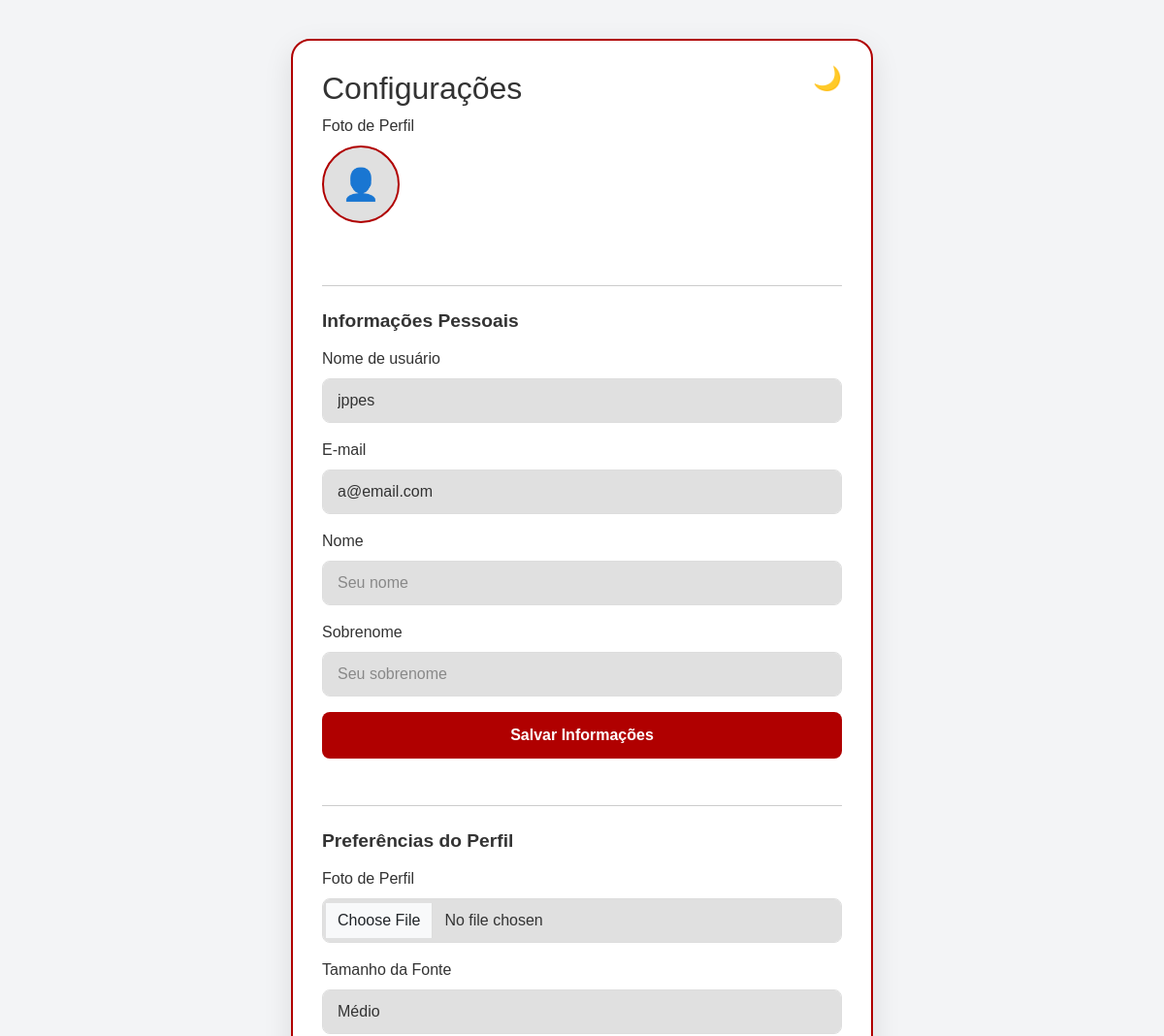
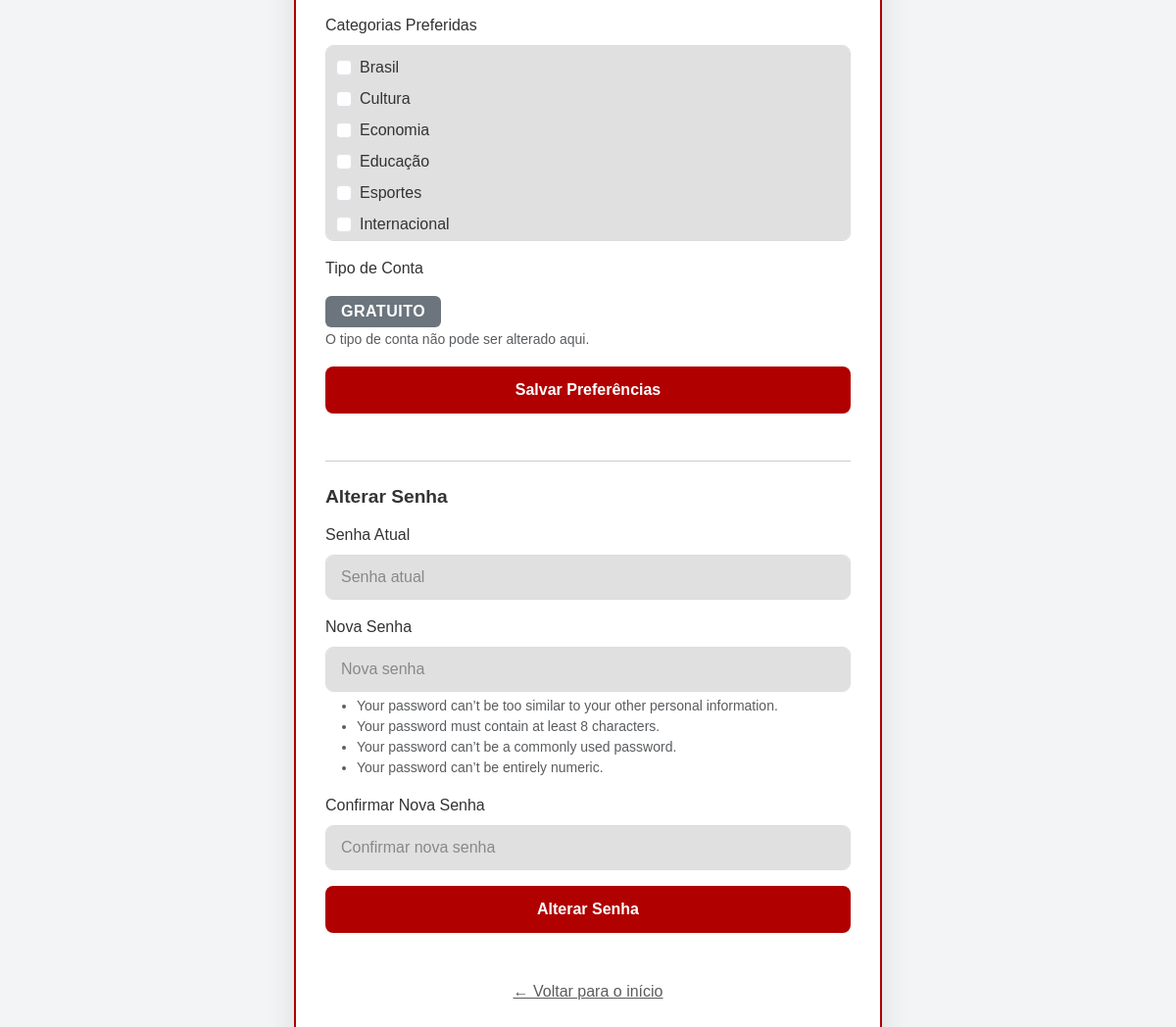
/settings/ (signed in), run on the app's committed database (2 pictures, top to bottom).
### login/models.py (models this page shows, shortened)
class Profile(models.Model):
    FONT_SIZE_CHOICES = [
        ('small', 'Pequeno'),
        ('medium', 'Médio'),
        ('large', 'Grande'),
        ('x-large', 'Extra Grande'),
    ]
    ACCOUNT_TIER_CHOICES = [
        ('free', 'Gratuito'),
        ('premium', 'Premium'),
        ('jcplus', 'JC Plus'),
    ]
    user = models.OneToOneField(User, on_delete=models.CASCADE, related_name='profile', verbose_name="Usuário")
    profile_picture = models.ImageField(upload_to='profiles/', blank=True, null=True, verbose_name="Foto de Perfil")
    font_size = models.CharField(
        max_length=10,
        choices=FONT_SIZE_CHOICES,
        default='medium',
        verbose_name="Tamanho da Fonte"
    )
    account_tier = models.CharField(
        max_length=10,
        choices=ACCOUNT_TIER_CHOICES,
        default='free',
        verbose_name="Tipo de Conta"
    )
    preferred_categories = models.JSONField(default=list, blank=True, verbose_name="Categorias Preferidas")
    class Meta:
        verbose_name = "Perfil"
        verbose_name_plural = "Perfis"

### feed/models.py (models this page shows, shortened)
class Category(models.Model):
    name = models.CharField(max_length=100, verbose_name="Nome da Categoria")
    class Meta:
        verbose_name = "Categoria"
        verbose_name_plural = "Categorias"
        ordering = ['name']

### login/views.py (the view, shortened to what this page needs)
# urls.py: path('settings/', views.user_settings, name='user_settings'),
@login_required
def user_settings(request):
    user = request.user
    profile, created = Profile.objects.get_or_create(user=user)
    user_form = UserUpdateForm(instance=user)
    profile_form = ProfileUpdateForm(instance=profile)
    password_form = CustomPasswordChangeForm(user=user)
    user_form = UserUpdateForm(instance=user)
    profile_form = ProfileUpdateForm(instance=profile)
    password_form = CustomPasswordChangeForm(user=user)
    context = {
        'user_form': user_form,
        'profile_form': profile_form,
        'password_form': password_form,
        'profile': profile,
    }
    return render(request, 'login/settings.html', context)

### login/forms.py (shortened to what this page needs)
class UserUpdateForm(forms.ModelForm):
    email = forms.EmailField(
        label="E-mail",
        widget=forms.EmailInput(attrs={'class': 'form-control', 'placeholder': 'seu@email.com'})
    )
    first_name = forms.CharField(
        label="Nome",
        max_length=150,
        required=False,
        widget=forms.TextInput(attrs={'class': 'form-control', 'placeholder': 'Seu nome'})
    )
    last_name = forms.CharField(
        label="Sobrenome",
        max_length=150,
        required=False,
        widget=forms.TextInput(attrs={'class': 'form-control', 'placeholder': 'Seu sobrenome'})
    )
    class Meta:
        model = User
        fields = ['username', 'email', 'first_name', 'last_name']
        widgets = {
            'username': forms.TextInput(attrs={'class': 'form-control', 'placeholder': 'Nome de usuário'}),
        }
        labels = {
            'username': 'Nome de usuário',
        }

class ProfileUpdateForm(forms.ModelForm):
    profile_picture = forms.ImageField(
        label="Foto de Perfil",
        required=False,
        widget=forms.FileInput(attrs={'class': 'form-control', 'accept': 'image/*'})
    )
    class Meta:
        model = Profile
        fields = ['profile_picture', 'font_size', 'preferred_categories']
        widgets = {
            'font_size': forms.Select(attrs={'class': 'form-control'}),
        }
        labels = {
            'font_size': 'Tamanho da Fonte',
            'preferred_categories': 'Categorias Preferidas',
        }
    def __init__(self, *args, **kwargs):
        super().__init__(*args, **kwargs)
        from feed.models import Category
        categories = Category.objects.all()
        category_choices = [(cat.id, cat.name) for cat in categories]
        self.fields['preferred_categories'] = forms.MultipleChoiceField(
            choices=category_choices,
            required=False,
            widget=forms.CheckboxSelectMultiple(attrs={'class': 'form-check-input'}),
            label='Categorias Preferidas'
        )

### feed/context_processors.py (called while the page is built)
def all_categories_processor(request):
    categories = cache.get('all_categories')
    if not categories:
        categories = list(Category.objects.all())
        cache.set('all_categories', categories, 3600)
    return {'all_categories': categories}

### login/templates/login/settings.html (shortened to what this page needs)
{% extends "login/auth_base.html" %}
{% load static %}
{% block content %}
<div class="card auth-card mx-auto position-relative" style="max-width: 600px;">
    <div class="auth-header-top">
        <h2 class="auth-title">Configurações</h2>
        <button id="theme-toggle" class="theme-toggle">🌙</button>
    </div>
    <div class="mb-4">
        <label class="form-label">Foto de Perfil</label>
        <div class="d-flex align-items-center gap-3 mb-3">
            {% if profile.profile_picture %}
                <img src="{{ profile.profile_picture.url }}" alt="Foto de perfil"
                     class="rounded-circle" style="width: 80px; height: 80px; object-fit: cover; border: 2px solid var(--auth-card-border-color);">
            {% else %}
                <div class="rounded-circle d-flex align-items-center justify-content-center"
                     style="width: 80px; height: 80px; background-color: var(--auth-input-bg); border: 2px solid var(--auth-card-border-color);">
                    <span style="font-size: 2rem;">👤</span>
                </div>
            {% endif %}
        </div>
    </div>
    <div class="settings-section mb-4">
        <h3 class="settings-section-title">Informações Pessoais</h3>
        <form method="POST" action="{% url 'user_settings' %}" enctype="multipart/form-data">
            <div class="mb-3">
                <label for="{{ user_form.username.id_for_label }}" class="form-label">{{ user_form.username.label }}</label>
                {{ user_form.username }}
            </div>
            <div class="mb-3">
                <label for="{{ user_form.email.id_for_label }}" class="form-label">{{ user_form.email.label }}</label>
                {{ user_form.email }}
            </div>
            <div class="mb-3">
                <label for="{{ user_form.first_name.id_for_label }}" class="form-label">{{ user_form.first_name.label }}</label>
                {{ user_form.first_name }}
            </div>
            <div class="mb-3">
                <label for="{{ user_form.last_name.id_for_label }}" class="form-label">{{ user_form.last_name.label }}</label>
                {{ user_form.last_name }}
            </div>
            <button type="submit" class="btn btn-primary w-100">Salvar Informações</button>
        </form>
    </div>
    <div class="settings-section mb-4">
        <h3 class="settings-section-title">Preferências do Perfil</h3>
        <form method="POST" action="{% url 'user_settings' %}" enctype="multipart/form-data">
            <div class="mb-3">
                <label for="{{ profile_form.profile_picture.id_for_label }}" class="form-label">{{ profile_form.profile_picture.label }}</label>
                {{ profile_form.profile_picture }}
            </div>
            <div class="mb-3">
                <label for="{{ profile_form.font_size.id_for_label }}" class="form-label">{{ profile_form.font_size.label }}</label>
                {{ profile_form.font_size }}
            </div>
            <div class="mb-3">
                <label class="form-label">{{ profile_form.preferred_categories.label }}</label>
                <div class="categories-checkboxes">
                    {% for checkbox in profile_form.preferred_categories %}
                        <div class="form-check mb-2">
                            {{ checkbox.tag }}
                            <label class="form-check-label" for="{{ checkbox.id_for_label }}">
                                {{ checkbox.choice_label }}
                            </label>
                        </div>
                    {% endfor %}
                </div>
            </div>
            <div class="mb-3">
                <label class="form-label">Tipo de Conta</label>
                <div class="account-tier-display">
                    <span class="badge bg-{% if profile.account_tier == 'free' %}secondary{% elif profile.account_tier == 'premium' %}warning{% else %}danger{% endif %}"
                          style="font-size: 1rem; padding: 8px 16px;">
                        {{ profile.get_account_tier_display }}
                    </span>
                </div>
                <small class="text-muted">O tipo de conta não pode ser alterado aqui.</small>
            </div>
            <button type="submit" class="btn btn-primary w-100">Salvar Preferências</button>
        </form>
    </div>
    <div class="settings-section mb-4">
        <h3 class="settings-section-title">Alterar Senha</h3>
        <form method="POST" action="{% url 'user_settings' %}">
            <div class="mb-3">
                <label for="{{ password_form.old_password.id_for_label }}" class="form-label">{{ password_form.old_password.label }}</label>
                {{ password_form.old_password }}
            </div>
            <div class="mb-3">
                <label for="{{ password_form.new_password1.id_for_label }}" class="form-label">{{ password_form.new_password1.label }}</label>
                {{ password_form.new_password1 }}
                {% if password_form.new_password1.help_text %}
                    <div class="form-text">{{ password_form.new_password1.help_text }}</div>
                {% endif %}
            </div>
            <div class="mb-3">
                <label for="{{ password_form.new_password2.id_for_label }}" class="form-label">{{ password_form.new_password2.label }}</label>
                {{ password_form.new_password2 }}
            </div>
            <button type="submit" class="btn btn-primary w-100">Alterar Senha</button>
        </form>
    </div>
    <p class="mt-4 text-center">
        <a href="{% url 'home' %}" style="color: var(--auth-text-color); opacity: 0.8;">← Voltar para o início</a>
    </p>
</div>
{% endblock %}

### login/static/login/css/auth.css (style rules this page uses)
:root { --color-background: #f3f4f6; --color-primary: #B00000; --auth-card-bg: #ffffff; --auth-card-border-color: #B00000; --auth-text-color: #333333; --auth-input-bg: #e0e0e0; --auth-input-border: #ddd; --auth-divider-line: #cccccc; --auth-btn-primary-bg: #B00000; --auth-btn-primary-text: #ffffff; --auth-btn-social-bg: #B00000; --auth-btn-social-text: #ffffff; --auth-btn-google-bg: #ffffff; }
body { background-color: var(--color-background); display: flex; align-items: center; justify-content: center; min-height: 100vh; padding: 40px 15px; font-family: sans-serif; }
.card.auth-card { max-width: 400px; width: 100%; background-color: var(--auth-card-bg) !important; border: 2px solid var(--auth-card-border-color) !important; border-radius: 20px !important; padding: 30px !important; box-shadow: 0 10px 30px rgba(0, 0, 0, 0.1); }
.auth-card, .auth-card label, .auth-card p, .auth-card h2 { color: var(--auth-text-color) !important; }
.auth-card a:not(.btn) { color: var(--auth-text-color) !important; opacity: 0.8; }
.auth-card .btn-primary { width: 100% !important; display: block; margin: 0 auto; background-color: var(--auth-btn-primary-bg); color: var(--auth-btn-primary-text); border: none; font-weight: 700; padding: 12px 0; border-radius: 8px; transition: transform 0.2s, box-shadow 0.2s, opacity 0.2s; }
.theme-toggle { background: none; border: none; font-size: 1.5rem; cursor: pointer; transition: transform 0.2s; position: absolute; top: 1.25rem; right: 1.5rem; z-index: 10; color: var(--auth-text-color) !important; }
.auth-card .form-control { background-color: var(--auth-input-bg); border: 1px solid var(--auth-input-border); color: var(--auth-text-color); border-radius: 8px; padding: 10px 15px; }
.auth-card .form-control::placeholder { color: var(--auth-text-color); opacity: 0.5; }
.settings-section { border-top: 1px solid var(--auth-divider-line); padding-top: 1.5rem; margin-top: 1.5rem; }
.settings-section-title { font-size: 1.2rem; font-weight: 600; margin-bottom: 1rem; color: var(--auth-text-color); }
.categories-checkboxes { max-height: 200px; overflow-y: auto; padding: 10px; background-color: var(--auth-input-bg); border-radius: 8px; border: 1px solid var(--auth-input-border); }
.account-tier-display .badge { font-weight: 600; letter-spacing: 0.5px; text-transform: uppercase; }

### login/templates/login/settings.html (style rules this page uses)
.settings-section { border-top: 1px solid var(--auth-divider-line); padding-top: 1.5rem; margin-top: 1.5rem; }
.settings-section-title { font-size: 1.2rem; font-weight: 600; margin-bottom: 1rem; color: var(--auth-text-color); }
.categories-checkboxes { max-height: 200px; overflow-y: auto; padding: 10px; background-color: var(--auth-input-bg); border-radius: 8px; border: 1px solid var(--auth-input-border); }
.account-tier-display { margin-top: 0.5rem; }

### data on the page
Category: choice_label "Brasil"
Category: choice_label "Cultura"
Category: choice_label "Economia"
Category: choice_label "Educação"
Category: choice_label "Esportes"
Category: choice_label "Internacional"

### other printed values
{{ user_form.username.label }} "Nome de usuário"
{{ user_form.email.label }} "E-mail"
{{ user_form.first_name.label }} "Nome"
{{ user_form.last_name.label }} "Sobrenome"
{{ profile_form.profile_picture.label }} "Foto de Perfil"
{{ profile_form.font_size.label }} "Tamanho da Fonte"
{{ profile_form.preferred_categories.label }} "Categorias Preferidas"
{{ password_form.old_password.label }} "Senha Atual"
{{ password_form.new_password1.label }} "Nova Senha"
{{ password_form.new_password2.label }} "Confirmar Nova Senha"
